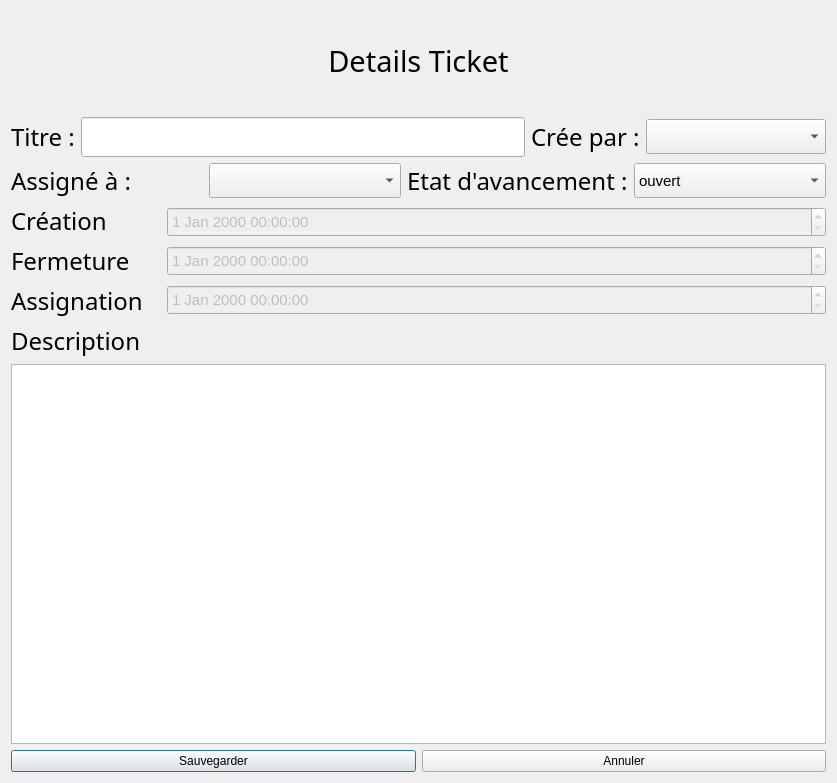
<?xml version="1.0" encoding="UTF-8"?>
<ui version="4.0">
 <class>formUpdBug</class>
 <widget class="QDialog" name="formUpdBug">
  <property name="geometry">
   <rect>
    <x>0</x>
    <y>0</y>
    <width>837</width>
    <height>783</height>
   </rect>
  </property>
  <property name="windowTitle">
   <string>Dialog</string>
  </property>
  <layout class="QVBoxLayout" name="verticalLayout_4">
   <item>
    <widget class="QLabel" name="label">
     <property name="minimumSize">
      <size>
       <width>0</width>
       <height>100</height>
      </size>
     </property>
     <property name="font">
      <font>
       <family>SketchFlow Print</family>
       <pointsize>22</pointsize>
      </font>
     </property>
     <property name="text">
      <string>Details Ticket</string>
     </property>
     <property name="alignment">
      <set>Qt::AlignCenter</set>
     </property>
    </widget>
   </item>
   <item>
    <layout class="QHBoxLayout" name="horizontalLayout_2">
     <item>
      <widget class="QLabel" name="label_2">
       <property name="font">
        <font>
         <family>Microsoft Yi Baiti</family>
         <pointsize>18</pointsize>
        </font>
       </property>
       <property name="text">
        <string>Titre :</string>
       </property>
      </widget>
     </item>
     <item>
      <widget class="QLineEdit" name="titleTicket">
       <property name="minimumSize">
        <size>
         <width>400</width>
         <height>40</height>
        </size>
       </property>
       <property name="font">
        <font>
         <pointsize>11</pointsize>
        </font>
       </property>
      </widget>
     </item>
     <item>
      <widget class="QLabel" name="label_10">
       <property name="font">
        <font>
         <family>Microsoft Yi Baiti</family>
         <pointsize>18</pointsize>
        </font>
       </property>
       <property name="text">
        <string>Crée par :</string>
       </property>
      </widget>
     </item>
     <item>
      <widget class="QComboBox" name="createComboBox">
       <property name="minimumSize">
        <size>
         <width>180</width>
         <height>35</height>
        </size>
       </property>
       <property name="font">
        <font>
         <pointsize>11</pointsize>
        </font>
       </property>
      </widget>
     </item>
    </layout>
   </item>
   <item>
    <layout class="QHBoxLayout" name="horizontalLayout">
     <item>
      <widget class="QLabel" name="label_5">
       <property name="font">
        <font>
         <family>Microsoft Yi Baiti</family>
         <pointsize>18</pointsize>
        </font>
       </property>
       <property name="text">
        <string>Assigné à :</string>
       </property>
      </widget>
     </item>
     <item>
      <widget class="QComboBox" name="usrComboBox">
       <property name="minimumSize">
        <size>
         <width>180</width>
         <height>35</height>
        </size>
       </property>
       <property name="font">
        <font>
         <pointsize>11</pointsize>
        </font>
       </property>
      </widget>
     </item>
     <item>
      <widget class="QLabel" name="label_6">
       <property name="font">
        <font>
         <family>Microsoft Yi Baiti</family>
         <pointsize>18</pointsize>
        </font>
       </property>
       <property name="text">
        <string>Etat d'avancement :</string>
       </property>
      </widget>
     </item>
     <item>
      <widget class="QComboBox" name="etatComboBox">
       <property name="minimumSize">
        <size>
         <width>180</width>
         <height>35</height>
        </size>
       </property>
       <property name="font">
        <font>
         <pointsize>11</pointsize>
        </font>
       </property>
       <property name="frame">
        <bool>true</bool>
       </property>
       <item>
        <property name="text">
         <string>ouvert</string>
        </property>
       </item>
       <item>
        <property name="text">
         <string>accepté</string>
        </property>
       </item>
       <item>
        <property name="text">
         <string>confirmé</string>
        </property>
       </item>
       <item>
        <property name="text">
         <string>affecté</string>
        </property>
       </item>
       <item>
        <property name="text">
         <string>résolu</string>
        </property>
       </item>
       <item>
        <property name="text">
         <string>fermé</string>
        </property>
       </item>
       <item>
        <property name="text">
         <string>rejeté</string>
        </property>
       </item>
      </widget>
     </item>
    </layout>
   </item>
   <item>
    <layout class="QHBoxLayout" name="horizontalLayout_3">
     <item>
      <layout class="QVBoxLayout" name="verticalLayout_3">
       <item>
        <widget class="QLabel" name="label_7">
         <property name="minimumSize">
          <size>
           <width>150</width>
           <height>0</height>
          </size>
         </property>
         <property name="maximumSize">
          <size>
           <width>150</width>
           <height>16777215</height>
          </size>
         </property>
         <property name="font">
          <font>
           <family>Microsoft Yi Baiti</family>
           <pointsize>18</pointsize>
          </font>
         </property>
         <property name="text">
          <string>Création</string>
         </property>
        </widget>
       </item>
       <item>
        <widget class="QLabel" name="label_9">
         <property name="minimumSize">
          <size>
           <width>150</width>
           <height>0</height>
          </size>
         </property>
         <property name="maximumSize">
          <size>
           <width>150</width>
           <height>16777215</height>
          </size>
         </property>
         <property name="font">
          <font>
           <family>Microsoft Yi Baiti</family>
           <pointsize>18</pointsize>
          </font>
         </property>
         <property name="text">
          <string>Fermeture</string>
         </property>
        </widget>
       </item>
       <item>
        <widget class="QLabel" name="label_8">
         <property name="minimumSize">
          <size>
           <width>150</width>
           <height>0</height>
          </size>
         </property>
         <property name="maximumSize">
          <size>
           <width>150</width>
           <height>16777215</height>
          </size>
         </property>
         <property name="font">
          <font>
           <family>Microsoft Yi Baiti</family>
           <pointsize>18</pointsize>
          </font>
         </property>
         <property name="text">
          <string>Assignation</string>
         </property>
        </widget>
       </item>
      </layout>
     </item>
     <item>
      <layout class="QVBoxLayout" name="verticalLayout_2">
       <item>
        <widget class="QDateTimeEdit" name="dateCrea">
         <property name="enabled">
          <bool>false</bool>
         </property>
         <property name="minimumSize">
          <size>
           <width>200</width>
           <height>30</height>
          </size>
         </property>
         <property name="font">
          <font>
           <pointsize>11</pointsize>
          </font>
         </property>
        </widget>
       </item>
       <item>
        <widget class="QDateTimeEdit" name="dateEnd">
         <property name="enabled">
          <bool>false</bool>
         </property>
         <property name="minimumSize">
          <size>
           <width>200</width>
           <height>30</height>
          </size>
         </property>
         <property name="font">
          <font>
           <pointsize>11</pointsize>
          </font>
         </property>
        </widget>
       </item>
       <item>
        <widget class="QDateTimeEdit" name="dateAssign">
         <property name="enabled">
          <bool>false</bool>
         </property>
         <property name="minimumSize">
          <size>
           <width>200</width>
           <height>30</height>
          </size>
         </property>
         <property name="font">
          <font>
           <pointsize>11</pointsize>
          </font>
         </property>
        </widget>
       </item>
      </layout>
     </item>
    </layout>
   </item>
   <item>
    <layout class="QVBoxLayout" name="verticalLayout">
     <item>
      <widget class="QLabel" name="label_3">
       <property name="font">
        <font>
         <family>Microsoft Yi Baiti</family>
         <pointsize>18</pointsize>
        </font>
       </property>
       <property name="text">
        <string>Description</string>
       </property>
      </widget>
     </item>
     <item>
      <widget class="QTextEdit" name="description"/>
     </item>
    </layout>
   </item>
   <item>
    <layout class="QHBoxLayout" name="horizontalLayout_4">
     <item>
      <widget class="QPushButton" name="save">
       <property name="text">
        <string>Sauvegarder</string>
       </property>
      </widget>
     </item>
     <item>
      <widget class="QPushButton" name="cancel">
       <property name="text">
        <string>Annuler</string>
       </property>
      </widget>
     </item>
    </layout>
   </item>
  </layout>
 </widget>
 <resources/>
 <connections/>
</ui>
